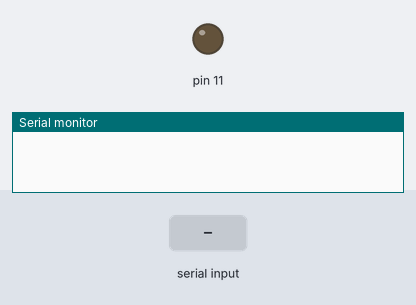
Bench run of a sketch on a simulated Arduino Mega 2560, built with avr-gcc and run on an emulated ATmega2560. On the bench: output pins drawn as LEDs (lit = HIGH), the last lines printed to the serial monitor. Dashed ring = blinking. The inputs (shaded band) are chosen by the test bench.

Above: at 1.2 s.
1.3 s: "on\n" received over Serial
At 1.51 s:
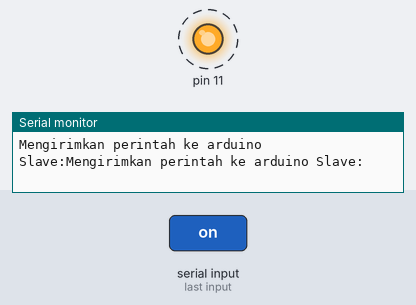
4.3 s: "off\n" received over Serial
At 5.1 s:
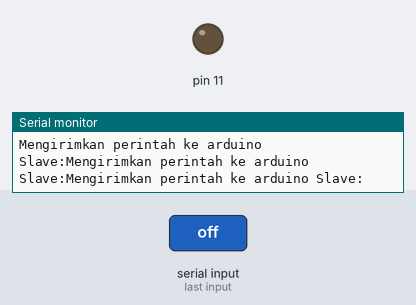
Timing chart, 0 to 7.3 s (numbered marks = the images above; inputs shaded):
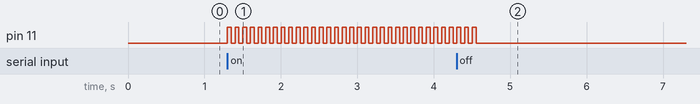

Measured:
- after the input at 1.3 s, pin 11: alternates HIGH for 0.05 s and LOW for 0.05 s, starting at once
- after the input at 4.3 s, pin 11: goes on until 4.6 s, then stays LOW

The sketch:

Master_Arduino.ino
```cpp
#include <SoftwareSerial.h>

char perintah[10];
char perintah1[10];

SoftwareSerial Serial2(8, 9); // RX, TX

int readline(int hurufterima, char *kata, int len){
  // berfungsi untuk membaca dan memasukkan string dari serial ke microcontroller
  static int pos = 0;
  int rpos;

  if (hurufterima > 0){
    switch (hurufterima){
      case 'r':
            break;
      case '\n':
            rpos = pos;
            pos = 0;
            return rpos;
      default:
          if (pos < len - 1){
            kata[pos++] = hurufterima;
            kata[pos] = 0;
          }

    }
  }
  return 0;
}

void setup() {
  // put your setup code here, to run once:
  Serial.begin(115200);
  Serial2.begin(115200);
  pinMode(11, OUTPUT);
}

void loop() {
  // put your main code here, to run repeatedly:

  if(Serial.available()>0){
  readline(Serial.read(), perintah, 10);
  Serial.print("Mengirimkan perintah ke arduino Slave:");
  Serial2.println(perintah);
   while (strcmp(perintah,"on")== 0){
    digitalWrite(11,HIGH );
    delay(50);
    digitalWrite(11, LOW);
    delay(50);
    readline(Serial.read(), perintah1,10);


    if(strcmp(perintah1,"off")== 0){
      digitalWrite(11, LOW);
      digitalWrite(12, HIGH);
      Serial2.println(perintah1);
      break;

      }
    }
  }
}
```
